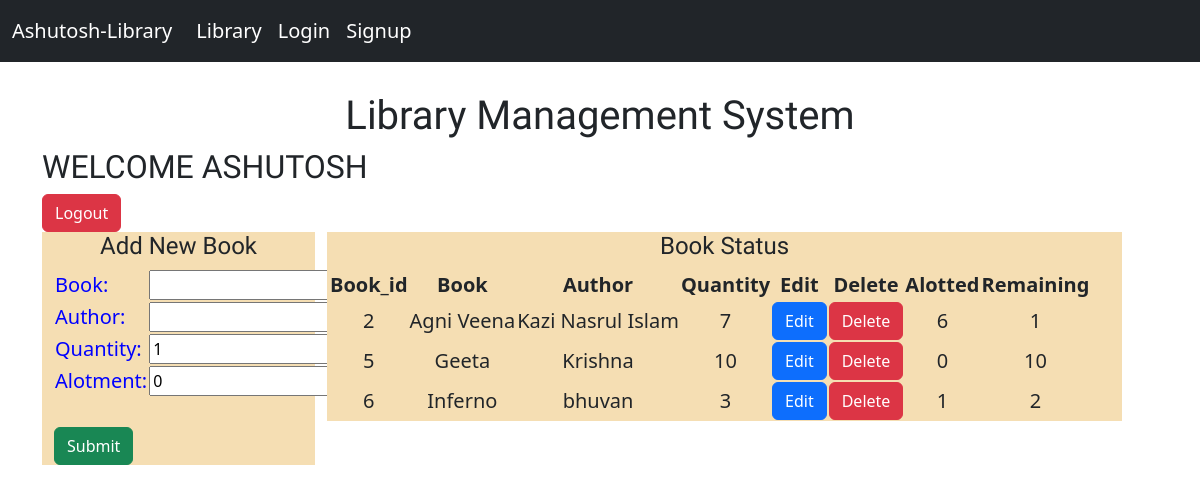
/Library/addbooks/ (signed in), run on the app's committed database.
### library/models.py (models this page shows, shortened)
class Book(models.Model):
    Book = models.CharField(max_length=100)
    Author = models.CharField(max_length=50)
    Quantity = models.IntegerField(default=1)
    alotment = models.IntegerField(default=0)
    @property
    def combined(self):
        return self.Quantity - self.alotment

### library/views.py (the view, shortened to what this page needs)
# urls.py: path("addbooks/", views.addBooks.as_view(), name="addbooks"),
@method_decorator(login_required(login_url='/sign_in/'), name="dispatch")
class addBooks(CreateView):
    model = Book
    fields = "__all__"
    template_name = "addbook.html"
    def get_context_data(self, **kwargs):
        context = super().get_context_data(**kwargs)
        context["lis"] = Book.objects.all()
        return context

### templates/addbook.html (shortened to what this page needs)
{% extends 'base.html' %}
{% block content %}
<h2>WELCOME {{user|upper}}</h2>
<button type="submit" class="btn btn-danger"><a href="{% url 'logout' %}">Logout</a></button>
<div id="main" class="container row">
    <form class="log col-3" action="" method="post" novalidate>
        <h4 class="log-h1">Add New Book</h4>
        <table class="container ">
            {% for i in form%}
            <tr>
                <td class="sign-label">{{i.label_tag}}</td>
                <td class="texts">{{i}}<h6 class="error">{{i.errors|striptags}}</h6>
                </td>
            </tr>
            {% endfor %}
        </table>
        <br>
        <button type="submit" class="btn btn-success">Submit</button>
    </form>
    <div class="col-9">
        <div class="log">
            <h4 class="log-h1">Book Status</h4>
            <table class="tab">
                <tr>
                    <th>Book_id</th>
                    <th>Book</th>
                    <th>Author</th>
                    <th>Quantity</th>
                    <th>Edit</th>
                    <th>Delete</th>
                    <th>Alotted</th>
                    <th>Remaining</th>
                </tr>
                {% for i in lis %}
                <tr>
                    <td>{{i.id}}</td>
                    <td>{{i.Book}}</td>
                    <td>{{i.Author}}</td>
                    <td>{{i.Quantity}}</td>
                    <td>
                        <button type="submit" class="btn btn-primary"><a href="{% url 'bedit' i.id %}">Edit</a></button>
                    </td>
                    <td>
                        <button type="submit" class="btn btn-danger"><a
                                href="{% url 'bdelete' i.id %}">Delete</a></button>
                    </td>
                    <td>{{i.alotment}}</td>
                    <td>{{i.combined}}</td>
                </tr>
                {% endfor %}
            </table>
        </div>
    </div>
</div>
{% endblock %}

### static/css/main.css (style rules this page uses)
.bodyy { background-image: url("https://media.istockphoto.com/id/512966920/photo/illustration-of-white-bookshelves.jpg?s=612x612&w=0&k=20&c=FiLLh_KoCD20Fq96wl4RZxVKBN-SC4sCtwT5qMX0CiA="); background-repeat: no-repeat; background-size: 100% auto; font-size: 20px; }
.log-h1 { text-align: center; font-family: 'Shrikhand', 'cursive'; }
.sign-label { color: blue; }
.log { background-color: wheat; opacity: 100%; }
a { color: white; text-decoration: none; }
.texts { font-size: medium; }
.tab { text-align: center; margin: 2px; }
h2 { font-family: 'Shrikhand', 'cursive'; }

### data on the page
Book: id "2", Book "Agni Veena", Author "Kazi Nasrul Islam", Quantity "7", alotment "6", combined "1"
Book: id "5", Book "Geeta", Author "Krishna", Quantity "10", alotment "0", combined "10"
Book: id "6", Book "Inferno", Author "bhuvan", Quantity "3", alotment "1", combined "2"

### other printed values
{{ user|upper }} "ASHUTOSH"
{{ i.label_tag }} "Book:" "Author:" "Quantity:" "Alotment:"
